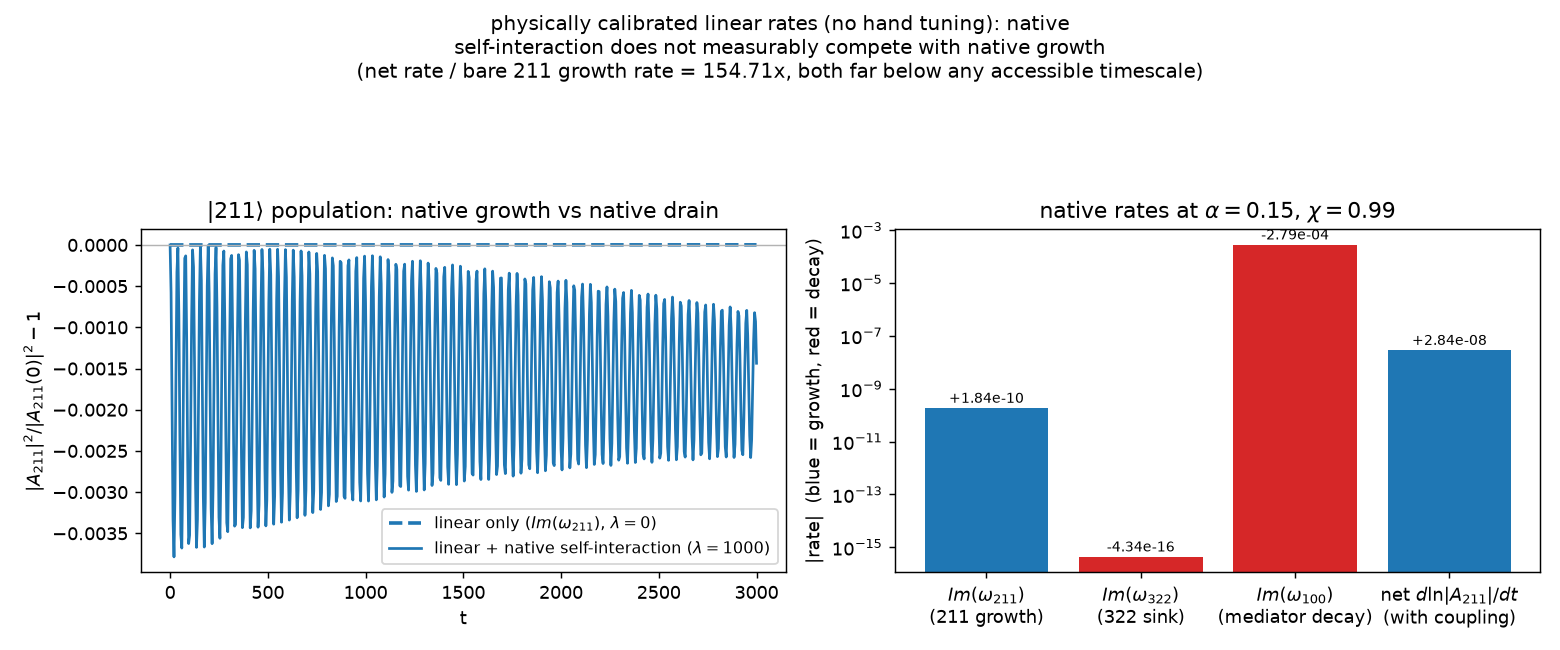

Write Python code to recreate this figure.
#!/usr/bin/env python
"""Compare native superradiant growth against the native self-interaction
drain, using each mode's own Leaver Im(omega) as its linear rate (no hand
tuning), at the one alpha window where the intended sign pattern holds.

Step 0 (see module docstring notes below) found that at the demo's default
alpha=0.30, dimensionless_spin=0.99, MODE_322 is itself growing
(Im(omega_322) > 0), not damped, so it cannot act as a genuine linear sink.
Scanning dimensionless_spin=0.99 over alpha in [0.05, 0.80] shows
Im(omega_211) > 0 (211 superradiant) throughout alpha <~ 0.44, while
Im(omega_322) is negative (322 damped) only for alpha <~ 0.158 -- above that
322 itself turns superradiant. The overlap window is alpha in
[0.05, ~0.158]; we use alpha=0.15, comfortably inside it, as the working
point. At that point Im(omega_100) = -2.79e-4 is far larger in magnitude
than either Im(omega_211) ~ +1.8e-10 or Im(omega_322) ~ -4.3e-16 -- the
mediator's own decay, not the intended 322 sink, is the dominant native
linear rate in this three-mode system.

This uses ``transition_demo.run(..., use_leaver_linear_rates=True)``, the
opt-in extension added for this comparison; default behavior of
``transition_demo.run`` is unchanged (see that module's tests, still exactly
norm-conserving with the new flag left at its default ``False``).
"""
import os
import sys
import time

import numpy as np

_HERE = os.path.dirname(os.path.abspath(__file__))
sys.path.insert(0, _HERE)

from transition_demo import run as run_transition

ALPHA = 0.15
DIMENSIONLESS_SPIN = 0.99
FINAL_TIME = 3000.0
NATIVE_INTERACTION_STRENGTH = 1000.0  # transition_demo.run's own default
COMMON_KWARGS = dict(
    alpha=ALPHA,
    dimensionless_spin=DIMENSIONLESS_SPIN,
    final_time=FINAL_TIME,
    use_leaver_linear_rates=True,
)


def log_amplitude_slope(t, amplitude_211):
    """Least-squares slope of ln|A_211| vs t: the net secular growth/decay
    rate, averaged over any Rabi-like oscillation from the cubic coupling."""
    log_magnitude = np.log(np.abs(amplitude_211))
    slope, _intercept = np.polyfit(t, log_magnitude, 1)
    return slope


def main():
    print(f"alpha={ALPHA}, dimensionless_spin={DIMENSIONLESS_SPIN}, "
          f"final_time={FINAL_TIME}")

    start_time = time.time()
    pure_linear_control = run_transition(
        interaction_strength=0.0, **COMMON_KWARGS
    )
    print(f"pure-linear control run: {time.time() - start_time:.1f} s")

    start_time = time.time()
    native_coupling_run = run_transition(
        interaction_strength=NATIVE_INTERACTION_STRENGTH, **COMMON_KWARGS
    )
    print(f"native-coupling run: {time.time() - start_time:.1f} s")

    labels = [mode.label for mode in pure_linear_control["active_modes"]]
    index_211 = labels.index("211")
    index_322 = labels.index("322")
    index_100 = labels.index("100")
    complex_frequencies = pure_linear_control["complex_frequencies"]
    imag_211 = complex_frequencies[index_211].imag
    imag_322 = complex_frequencies[index_322].imag
    imag_100 = complex_frequencies[index_100].imag
    print("active modes:", labels)
    print(f"Im(omega_211) = {imag_211:.6e}  (native superradiant growth rate)")
    print(f"Im(omega_322) = {imag_322:.6e}  (native linear sink)")
    print(f"Im(omega_100) = {imag_100:.6e}  (mediator's own decay)")

    t = pure_linear_control["t"]
    control_amplitude_211 = pure_linear_control["amplitudes"][:, index_211]
    native_amplitude_211 = native_coupling_run["amplitudes"][:, index_211]

    control_rate = log_amplitude_slope(t, control_amplitude_211)
    net_rate = log_amplitude_slope(t, native_amplitude_211)
    print(f"pure-linear control: fitted d ln|A_211|/dt = {control_rate:.4e} "
          f"(expected Im(omega_211) = {imag_211:.4e})")
    print(f"native-coupling run: fitted net d ln|A_211|/dt = {net_rate:.4e}")
    print(f"ratio net_rate / Im(omega_211) = {net_rate / imag_211:.3f}")

    control_populations = pure_linear_control["populations"]
    native_populations = native_coupling_run["populations"]
    print("native run max populations:",
          dict(zip(labels, native_populations.max(axis=0))))
    print("native run final populations:",
          dict(zip(labels, native_populations[-1])))

    import matplotlib
    matplotlib.use("Agg")
    import matplotlib.pyplot as plt

    fig, ax = plt.subplots(1, 2, figsize=(12, 5))
    colors = {"211": "C0", "100": "C1", "322": "C2"}

    # Panel A: fractional |A_211|^2 deviation from its initial value, pure
    # linear growth only vs linear growth plus native self-interaction.
    initial_population_211 = control_populations[0, index_211]
    control_fractional_deviation = (
        control_populations[:, index_211] / initial_population_211 - 1.0
    )
    native_fractional_deviation = (
        native_populations[:, index_211] / initial_population_211 - 1.0
    )
    ax[0].plot(t, control_fractional_deviation, color=colors["211"], lw=2,
               ls="--", label=r"linear only ($Im(\omega_{211})$, $\lambda=0$)")
    ax[0].plot(t, native_fractional_deviation, color=colors["211"], lw=1.5,
               label=r"linear + native self-interaction ($\lambda=1000$)")
    ax[0].axhline(0.0, color="0.7", lw=0.8)
    ax[0].set_xlabel("t")
    ax[0].set_ylabel(r"$|A_{211}|^2 / |A_{211}(0)|^2 - 1$")
    ax[0].set_title(r"$|211\rangle$ population: native growth vs native drain")
    ax[0].legend(fontsize=9)

    # Panel B: native linear rates (bars) vs the extracted net |211> rate
    # under the coupling, all on a common log|rate| scale with sign shown.
    rate_names = [
        r"$Im(\omega_{211})$" + "\n(211 growth)",
        r"$Im(\omega_{322})$" + "\n(322 sink)",
        r"$Im(\omega_{100})$" + "\n(mediator decay)",
        r"net $d\ln|A_{211}|/dt$" + "\n(with coupling)",
    ]
    rate_values = [imag_211, imag_322, imag_100, net_rate]
    bar_colors = ["C0" if value >= 0 else "C3" for value in rate_values]
    magnitudes = np.abs(rate_values)
    bars = ax[1].bar(rate_names, magnitudes, color=bar_colors)
    ax[1].set_yscale("log")
    ax[1].set_ylabel(r"$|{\rm rate}|$  (blue = growth, red = decay)")
    ax[1].set_title("native rates at "
                     rf"$\alpha={ALPHA}$, $\chi={DIMENSIONLESS_SPIN}$")
    for bar, value in zip(bars, rate_values):
        ax[1].annotate(f"{value:+.2e}", xy=(bar.get_x() + bar.get_width() / 2,
                        bar.get_height()), xytext=(0, 3),
                        textcoords="offset points", ha="center", fontsize=8)

    fig.suptitle(
        "physically calibrated linear rates (no hand tuning): native\n"
        "self-interaction does not measurably compete with native growth"
        f"\n(net rate / bare 211 growth rate = {net_rate / imag_211:.2f}x, "
        "both far below any accessible timescale)",
        fontsize=11,
    )
    fig.tight_layout(rect=[0, 0, 1, 0.86])
    output_path = os.path.join(_HERE, "physical_growth_vs_drain.png")
    fig.savefig(output_path, dpi=130)
    print("saved", output_path)


if __name__ == "__main__":
    main()
